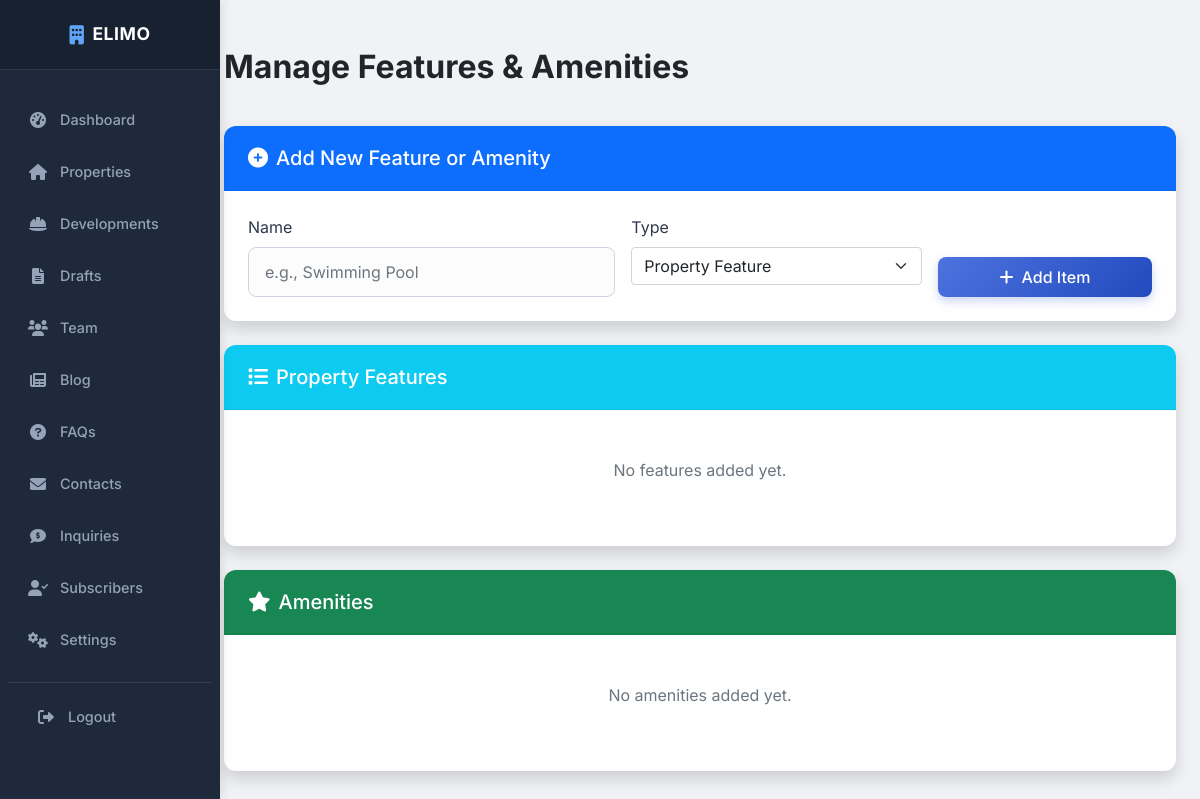
Before: /admin/manage-features.php (signed in) with the older database file.
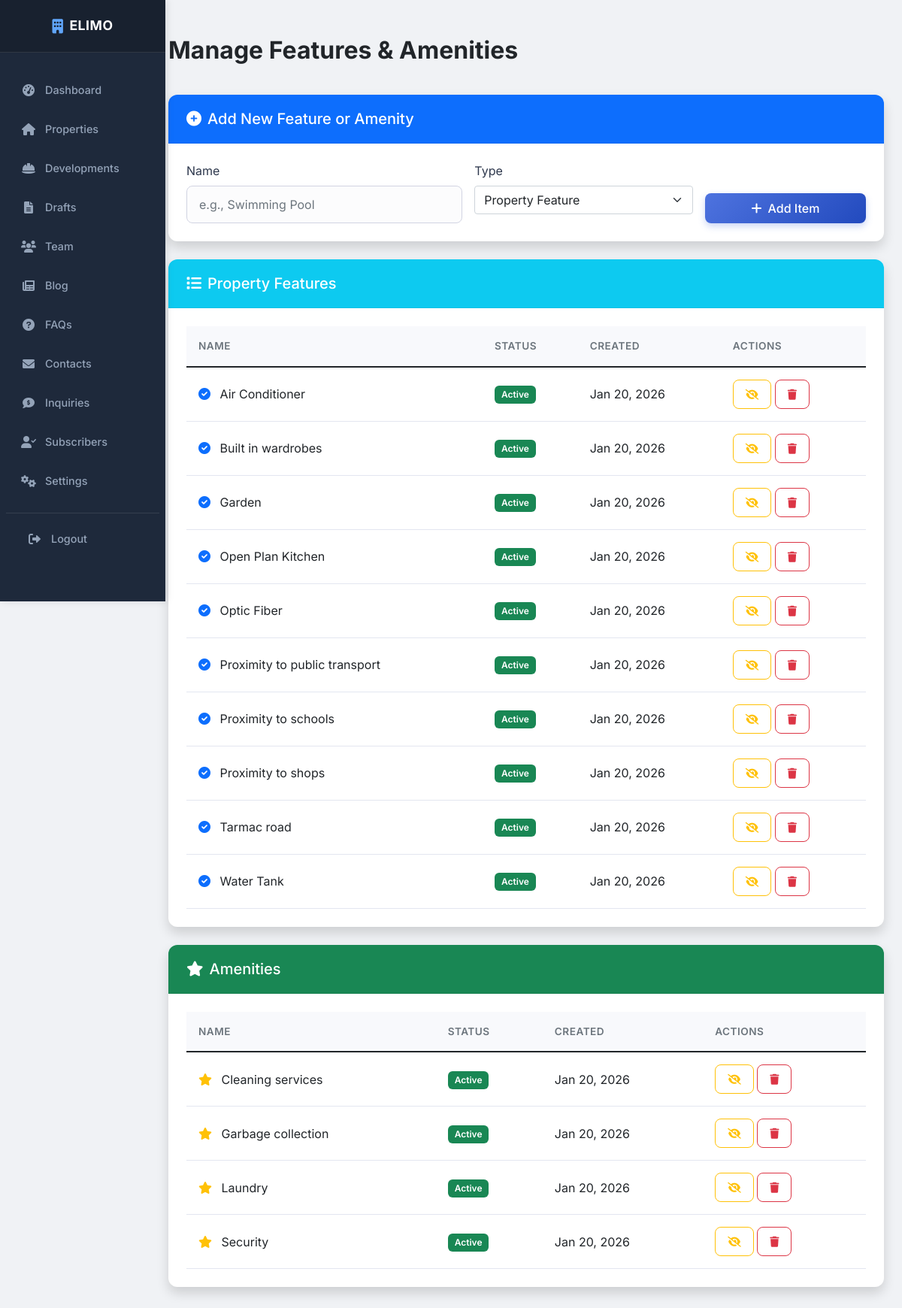
After: the same page with the newer database file.
### tables this page shows
CREATE TABLE IF NOT EXISTS `property_features_master` (
  `id` int(11) NOT NULL AUTO_INCREMENT,
  `name` varchar(100) NOT NULL,
  `type` enum('feature','amenity') NOT NULL DEFAULT 'feature',
  `is_active` tinyint(1) DEFAULT 1,
  `created_at` timestamp NOT NULL DEFAULT current_timestamp(),
  `updated_at` timestamp NOT NULL DEFAULT current_timestamp() ON UPDATE current_timestamp(),
  PRIMARY KEY (`id`),
  UNIQUE KEY `unique_name_type` (`name`, `type`)
);

### admin/manage-features.php (the view, shortened to what the rows shown need)
<?php
global $pdo;
$stmt = $pdo->query("SELECT * FROM property_features_master WHERE type = 'feature' ORDER BY name ASC");
$features = $stmt->fetchAll();
$stmt = $pdo->query("SELECT * FROM property_features_master WHERE type = 'amenity' ORDER BY name ASC");
$amenities = $stmt->fetchAll();
?>
<!DOCTYPE html>
<html lang="en">
<head>
    <?php include 'includes/header.php'; ?>
</head>
<body>
    <div class="container-fluid">
        <div class="row">
            <main class="col-md-9 ms-sm-auto col-lg-10 px-md-4 main-content">
                <div class="d-flex justify-content-between flex-wrap flex-md-nowrap align-items-center pt-3 pb-2 mb-4">
                    <h1 class="h2 fw-bold text-dark">Manage Features & Amenities</h1>
                </div>
                <div class="card shadow mb-4">
                    <div class="card-body">
                        <?php if (!empty($features)): ?>
                            <div class="table-responsive">
                                <table class="table table-hover">
                                    <thead>
                                        <tr>
                                            <th>Name</th>
                                            <th>Status</th>
                                            <th>Created</th>
                                            <th>Actions</th>
                                        </tr>
                                    </thead>
                                    <tbody>
                                        <?php foreach ($features as $feature): ?>
                                            <tr>
                                                <td>
                                                    <i class="fas fa-check-circle text-primary me-2"></i>
                                                    <?php echo htmlspecialchars($feature['name']); ?>
                                                </td>
                                                <td>
                                                    <?php if ($feature['is_active']): ?>
                                                        <span class="badge bg-success">Active</span>
                                                    <?php else: ?>
                                                        <span class="badge bg-secondary">Inactive</span>
                                                    <?php endif; ?>
                                                </td>
                                                <td><?php echo date('M d, Y', strtotime($feature['created_at'])); ?></td>
                                                <td>
                                                    <form method="POST" class="d-inline">
                                                        <button type="submit" name="toggle_status" class="btn btn-sm btn-outline-<?php echo $feature['is_active'] ? 'warning' : 'success'; ?>" title="Toggle Status">
                                                            <i class="fas fa-<?php echo $feature['is_active'] ? 'eye-slash' : 'eye'; ?>"></i>
                                                        </button>
                                                    </form>
                                                    <form method="POST" class="d-inline" onsubmit="return confirm('Are you sure you want to delete this feature?');">
                                                        <button type="submit" name="delete_item" class="btn btn-sm btn-outline-danger" title="Delete">
                                                            <i class="fas fa-trash"></i>
                                                        </button>
                                                    </form>
                                                </td>
                                            </tr>
                                        <?php endforeach; ?>
                                    </tbody>
                                </table>
                            </div>
                        <?php else: ?>
                            <p class="text-muted text-center py-4">No features added yet.</p>
                        <?php endif; ?>
                    </div>
                </div>
                <div class="card shadow mb-4">
                    <div class="card-body">
                        <?php if (!empty($amenities)): ?>
                            <div class="table-responsive">
                                <table class="table table-hover">
                                    <thead>
                                        <tr>
                                            <th>Name</th>
                                            <th>Status</th>
                                            <th>Created</th>
                                            <th>Actions</th>
                                        </tr>
                                    </thead>
                                    <tbody>
                                        <?php foreach ($amenities as $amenity): ?>
                                            <tr>
                                                <td>
                                                    <i class="fas fa-star text-warning me-2"></i>
                                                    <?php echo htmlspecialchars($amenity['name']); ?>
                                                </td>
                                                <td>
                                                    <?php if ($amenity['is_active']): ?>
                                                        <span class="badge bg-success">Active</span>
                                                    <?php else: ?>
                                                        <span class="badge bg-secondary">Inactive</span>
                                                    <?php endif; ?>
                                                </td>
                                                <td><?php echo date('M d, Y', strtotime($amenity['created_at'])); ?></td>
                                                <td>
                                                    <form method="POST" class="d-inline">
                                                        <button type="submit" name="toggle_status" class="btn btn-sm btn-outline-<?php echo $amenity['is_active'] ? 'warning' : 'success'; ?>" title="Toggle Status">
                                                            <i class="fas fa-<?php echo $amenity['is_active'] ? 'eye-slash' : 'eye'; ?>"></i>
                                                        </button>
                                                    </form>
                                                    <form method="POST" class="d-inline" onsubmit="return confirm('Are you sure you want to delete this amenity?');">
                                                        <button type="submit" name="delete_item" class="btn btn-sm btn-outline-danger" title="Delete">
                                                            <i class="fas fa-trash"></i>
                                                        </button>
                                                    </form>
                                                </td>
                                            </tr>
                                        <?php endforeach; ?>
                                    </tbody>
                                </table>
                            </div>
                        <?php else: ?>
                            <p class="text-muted text-center py-4">No amenities added yet.</p>
                        <?php endif; ?>
                    </div>
                </div>
            </main>
        </div>
    </div>
    <?php include 'includes/footer.php'; ?>
</body>
</html>

Changed rows visible on the page:
added property_features_master: name "Air Conditioner", is_active "Active", created_at "Jan 20, 2026", shown under "Property Features"
added property_features_master: name "Built in wardrobes", is_active "Active", created_at "Jan 20, 2026", shown under "Property Features"
added property_features_master: name "Garden", is_active "Active", created_at "Jan 20, 2026", shown under "Property Features"
added property_features_master: name "Open Plan Kitchen", is_active "Active", created_at "Jan 20, 2026", shown under "Property Features"
added property_features_master: name "Optic Fiber", is_active "Active", created_at "Jan 20, 2026", shown under "Property Features"
added property_features_master: name "Proximity to public transport", is_active "Active", created_at "Jan 20, 2026", shown under "Property Features"
added property_features_master: name "Proximity to schools", is_active "Active", created_at "Jan 20, 2026", shown under "Property Features"
added property_features_master: name "Proximity to shops", is_active "Active", created_at "Jan 20, 2026", shown under "Property Features"
added property_features_master: name "Tarmac road", is_active "Active", created_at "Jan 20, 2026", shown under "Property Features"
added property_features_master: name "Water Tank", is_active "Active", created_at "Jan 20, 2026", shown under "Property Features"
added property_features_master: name "Cleaning services", is_active "Active", created_at "Jan 20, 2026", shown under "Amenities"
added property_features_master: name "Garbage collection", is_active "Active", created_at "Jan 20, 2026", shown under "Amenities"
added property_features_master: name "Laundry", is_active "Active", created_at "Jan 20, 2026", shown under "Amenities"
added property_features_master: name "Security", is_active "Active", created_at "Jan 20, 2026", shown under "Amenities"
Other visible differences:
text no longer shown: "No features added yet. No amenities added yet."
text now shown: "NAME STATUS CREATED ACTIONS NAME STATUS CREATED ACTIONS"
